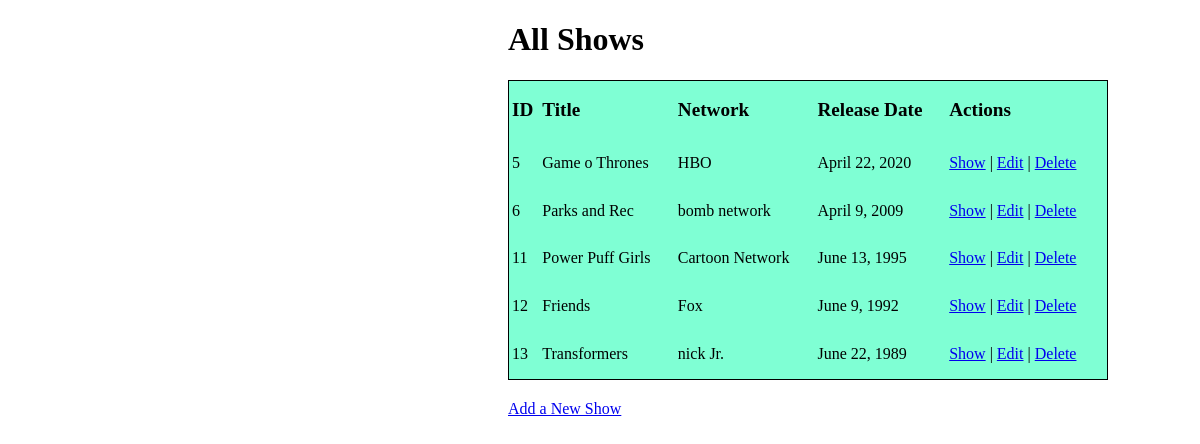
The page / on the database its author committed.
### main_app/models.py (models this page shows)
class Show(models.Model):
    title= models.CharField(max_length=255)
    release_date= models.DateField()
    desc= models.CharField(max_length=500)
    network= models.CharField(max_length=255)
    created_at= models.DateTimeField(auto_now_add=True)
    updated_at= models.DateTimeField(auto_now= True)

### main_app/views.py (the view)
# urls.py: path('', views.shows),
def shows(request):
    show= Show.objects.all()
    context={
        'show' : show
    }
    return render(request, 'shows.html', context)

### main_app/templates/shows.html (shortened to what this page needs)
<!DOCTYPE html>
<html lang="en">
<head>
</head>
<body>
<div id='main'>
    <h1 id='title'>All Shows</h1>
    <table id='table'>
        <tr id='headers'>
            <th>ID</th>
            <th>Title</th>
            <th>Network</th>
            <th>Release Date</th>
            <th>Actions</th>
        </tr>
            {% for show in show %}
        <tr>
            <td class='data'>{{show.id}}</td>
            <td class='data'>{{show.title}}</td>
            <td class='data'>{{show.network}}</td>
            <td class='data'>{{show.release_date}}</td>
            <td class='data'><a href="/show_info/{{ show.id }}">Show</a> | <a href="/edit_show/{{show.id}}">Edit</a> | <a href="/delete/{{show.id}}">Delete</a></td>
        </tr>
            {% endfor %}
    </table>
    <a href="/add_show" id='add_show'>Add a New Show</a>
</div>
</body>
</html>

### main_app/templates/shows.html (style rules this page uses)
#main { margin-left: 500px; }
#table { margin-left: 0px; height: 300px; width: 600px; border: 1px solid black; margin-bottom: 20px; background-color: aquamarine; }
#headers { margin: 5px; text-align: left; font-size: larger; }

### rows shown on the page
Show: id "5", title "Game o Thrones", network "HBO", release_date "April 22, 2020"
Show: id "6", title "Parks and Rec", network "bomb network", release_date "April 9, 2009"
Show: id "11", title "Power Puff Girls", network "Cartoon Network", release_date "June 13, 1995"
Show: id "12", title "Friends", network "Fox", release_date "June 9, 1992"
Show: id "13", title "Transformers", network "nick Jr.", release_date "June 22, 1989"
